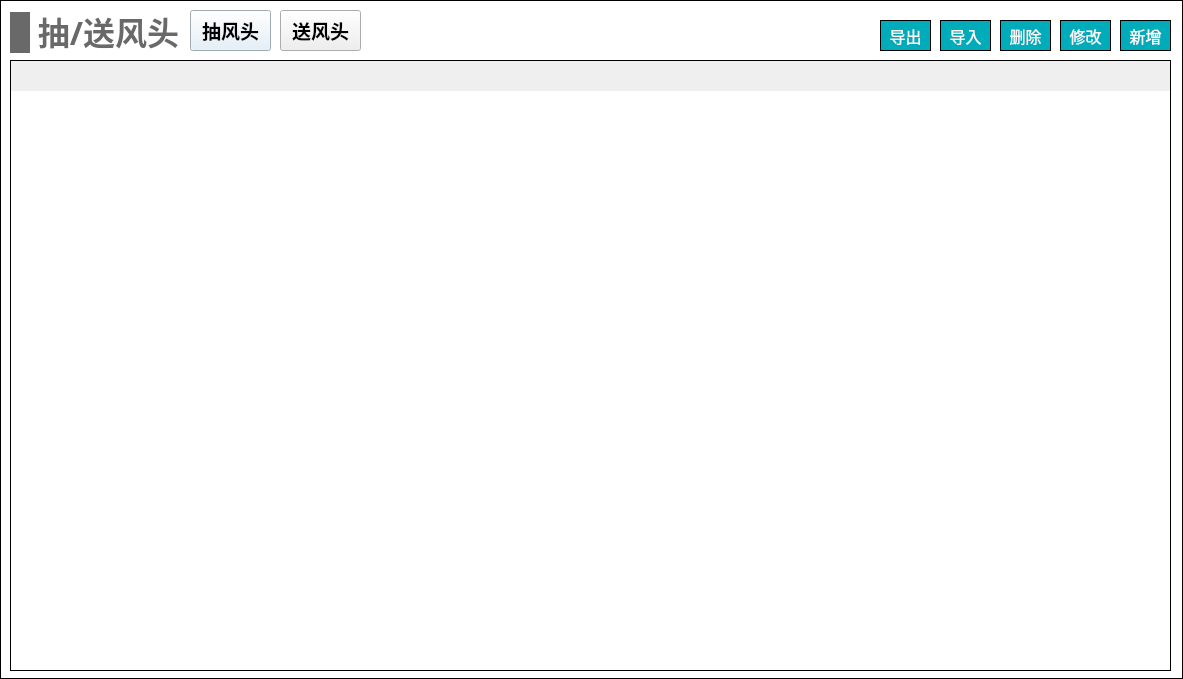
<?xml version="1.0" encoding="UTF-8"?>
<ui version="4.0">
 <class>Widget_Pump_Send_inputTable</class>
 <widget class="QWidget" name="Widget_Pump_Send_inputTable">
  <property name="geometry">
   <rect>
    <x>0</x>
    <y>0</y>
    <width>1183</width>
    <height>679</height>
   </rect>
  </property>
  <property name="windowTitle">
   <string>Form</string>
  </property>
  <property name="styleSheet">
   <string notr="true">#Widget_Pump_Send_inputTable
{
	border: 1px solid #000000;
	background-color: rgb(255, 255, 255);
}</string>
  </property>
  <widget class="QPushButton" name="pushButton_send">
   <property name="geometry">
    <rect>
     <x>280</x>
     <y>10</y>
     <width>81</width>
     <height>41</height>
    </rect>
   </property>
   <property name="font">
    <font>
     <pointsize>14</pointsize>
     <bold>true</bold>
    </font>
   </property>
   <property name="styleSheet">
    <string notr="true"/>
   </property>
   <property name="text">
    <string>送风头</string>
   </property>
  </widget>
  <widget class="QPushButton" name="pushButton_add">
   <property name="geometry">
    <rect>
     <x>1120</x>
     <y>20</y>
     <width>51</width>
     <height>31</height>
    </rect>
   </property>
   <property name="font">
    <font>
     <family>黑体</family>
     <pointsize>12</pointsize>
    </font>
   </property>
   <property name="styleSheet">
    <string notr="true">QPushButton
{
	color:#ffffff; /*文字颜色*/
    background-color: #00ACB9;/*背景色*/
    border-radius:0px; /*边框倒角*/
	border: 1px solid #000000;
}


QPushButton:hover 
{
background-color: rgb(0,142,153);
color: white;
}</string>
   </property>
   <property name="text">
    <string>新增</string>
   </property>
  </widget>
  <widget class="QPushButton" name="pushButton_del">
   <property name="geometry">
    <rect>
     <x>1000</x>
     <y>20</y>
     <width>51</width>
     <height>31</height>
    </rect>
   </property>
   <property name="font">
    <font>
     <family>黑体</family>
     <pointsize>12</pointsize>
    </font>
   </property>
   <property name="styleSheet">
    <string notr="true">QPushButton
{
	color:#ffffff; /*文字颜色*/
    background-color: #00ACB9;/*背景色*/
    border-radius:0px; /*边框倒角*/
	border: 1px solid #000000;
}


QPushButton:hover 
{
background-color: rgb(0,142,153);
color: white;
}</string>
   </property>
   <property name="text">
    <string>删除</string>
   </property>
  </widget>
  <widget class="QPushButton" name="pushButton_revise">
   <property name="geometry">
    <rect>
     <x>1060</x>
     <y>20</y>
     <width>51</width>
     <height>31</height>
    </rect>
   </property>
   <property name="font">
    <font>
     <family>黑体</family>
     <pointsize>12</pointsize>
    </font>
   </property>
   <property name="styleSheet">
    <string notr="true">QPushButton
{
	color:#ffffff; /*文字颜色*/
    background-color: #00ACB9;/*背景色*/
    border-radius:0px; /*边框倒角*/
	border: 1px solid #000000;
}


QPushButton:hover 
{
background-color: rgb(0,142,153);
color: white;
}</string>
   </property>
   <property name="text">
    <string>修改</string>
   </property>
  </widget>
  <widget class="QPushButton" name="pushButton_pump">
   <property name="geometry">
    <rect>
     <x>190</x>
     <y>10</y>
     <width>81</width>
     <height>41</height>
    </rect>
   </property>
   <property name="baseSize">
    <size>
     <width>0</width>
     <height>0</height>
    </size>
   </property>
   <property name="font">
    <font>
     <pointsize>14</pointsize>
     <bold>true</bold>
    </font>
   </property>
   <property name="styleSheet">
    <string notr="true">QPushButton { background-color: #E0EEF9; }</string>
   </property>
   <property name="text">
    <string>抽风头</string>
   </property>
  </widget>
  <widget class="QStackedWidget" name="stackedWidget">
   <property name="geometry">
    <rect>
     <x>10</x>
     <y>60</y>
     <width>1161</width>
     <height>611</height>
    </rect>
   </property>
   <property name="currentIndex">
    <number>1</number>
   </property>
   <widget class="QWidget" name="page_noi">
    <widget class="QStackedWidget" name="stackedWidget_noi">
     <property name="geometry">
      <rect>
       <x>0</x>
       <y>0</y>
       <width>1161</width>
       <height>611</height>
      </rect>
     </property>
     <widget class="QWidget" name="page_noi_pump">
      <widget class="QTableWidget" name="tableWidget_noi_pump">
       <property name="geometry">
        <rect>
         <x>0</x>
         <y>0</y>
         <width>1161</width>
         <height>611</height>
        </rect>
       </property>
       <property name="focusPolicy">
        <enum>Qt::NoFocus</enum>
       </property>
       <property name="layoutDirection">
        <enum>Qt::LeftToRight</enum>
       </property>
       <property name="styleSheet">
        <string notr="true">/*设置标题(包括垂直+水平的)*/
QHeaderView
{							
	
	font-size: 15px;				/*字大小*/
	font-family: '黑体';
	/*border: 1px solid #B4B4B4;*/
	border:none;
    /*border-bottom: 2px solid #999999; */		/*下边框颜色*/
    /*background: #9DC6E6;*/				/*背景浅蓝色*/ 
	min-height:30px;
	text-align: center;	       
}


/*设置标题(水平的)*/
QHeaderView::section:horizontal { 					
        border: 1px solid #AFAFAF; 			/*间隔颜色*/
	    border-bottom: 2px solid #999999; 							
        color: black;
        background: #9DC6E6;
}

/*设置鼠标停留状态*/
QHeaderView::section:horizontal:hover 
{			
        color: black;							/*字体白色*/
        background: #82AFC9;				/*背景深蓝色*/
}

/*设置鼠标按下状态*/
QHeaderView::section:horizontal:pressed 
{			
        color: black;
        background: #82AFC9;
		border-bottom: 3px solid #037BFC;				
}


QTableWidget 
{
		font-size: 14px;				/*10榜*/
		font-family: '黑体';				
		color : black;				
        border: 1px solid #000000;		
        background: white;
        gridline-color: #E0E0E0;	
        text-align: center;	
        outline:0px;			/*禁止焦点*/
}

/*设置选中的视图项*/
QTableWidget::item:selected
{				    
		border: 2px solid #0398FC;	
        color : black;				
}</string>
       </property>
       <property name="frameShape">
        <enum>QFrame::StyledPanel</enum>
       </property>
      </widget>
     </widget>
     <widget class="QWidget" name="page_noi_send">
      <widget class="QTableWidget" name="tableWidget_noi_send">
       <property name="geometry">
        <rect>
         <x>0</x>
         <y>0</y>
         <width>1161</width>
         <height>611</height>
        </rect>
       </property>
       <property name="focusPolicy">
        <enum>Qt::NoFocus</enum>
       </property>
       <property name="layoutDirection">
        <enum>Qt::LeftToRight</enum>
       </property>
       <property name="styleSheet">
        <string notr="true">/*设置标题(包括垂直+水平的)*/
QHeaderView
{							
	
	font-size: 15px;				/*字大小*/
	font-family: '黑体';
	/*border: 1px solid #B4B4B4;*/
	border:none;
    /*border-bottom: 2px solid #999999; */		/*下边框颜色*/
    /*background: #9DC6E6;*/				/*背景浅蓝色*/ 
	min-height:30px;
	text-align: center;	       
}


/*设置标题(水平的)*/
QHeaderView::section:horizontal { 					
        border: 1px solid #AFAFAF; 			/*间隔颜色*/
	    border-bottom: 2px solid #999999; 							
        color: black;
        background: #9DC6E6;
}

/*设置鼠标停留状态*/
QHeaderView::section:horizontal:hover 
{			
        color: black;							/*字体白色*/
        background: #82AFC9;				/*背景深蓝色*/
}

/*设置鼠标按下状态*/
QHeaderView::section:horizontal:pressed 
{			
        color: black;
        background: #82AFC9;
		border-bottom: 3px solid #037BFC;				
}


QTableWidget 
{
		font-size: 14px;				/*10榜*/
		font-family: '黑体';				
		color : black;				
        border: 1px solid #000000;		
        background: white;
        gridline-color: #E0E0E0;	
        text-align: center;	
        outline:0px;			/*禁止焦点*/
}

/*设置选中的视图项*/
QTableWidget::item:selected
{				    
		border: 2px solid #0398FC;	
        color : black;				
}</string>
       </property>
       <property name="frameShape">
        <enum>QFrame::StyledPanel</enum>
       </property>
      </widget>
     </widget>
    </widget>
   </widget>
   <widget class="QWidget" name="page_atten">
    <widget class="QStackedWidget" name="stackedWidget_atten">
     <property name="geometry">
      <rect>
       <x>0</x>
       <y>0</y>
       <width>1161</width>
       <height>611</height>
      </rect>
     </property>
     <widget class="QWidget" name="page_atten_pump">
      <widget class="QTableWidget" name="tableWidget_atten_pump">
       <property name="geometry">
        <rect>
         <x>0</x>
         <y>0</y>
         <width>1161</width>
         <height>611</height>
        </rect>
       </property>
       <property name="focusPolicy">
        <enum>Qt::NoFocus</enum>
       </property>
       <property name="layoutDirection">
        <enum>Qt::LeftToRight</enum>
       </property>
       <property name="styleSheet">
        <string notr="true">/*设置标题(包括垂直+水平的)*/
QHeaderView
{							
	
	font-size: 15px;				/*字大小*/
	font-family: '黑体';
	/*border: 1px solid #B4B4B4;*/
	border:none;
    /*border-bottom: 2px solid #999999; */		/*下边框颜色*/
    /*background: #9DC6E6;*/				/*背景浅蓝色*/ 
	min-height:30px;
	text-align: center;	       
}


/*设置标题(水平的)*/
QHeaderView::section:horizontal { 					
        border: 1px solid #AFAFAF; 			/*间隔颜色*/
	    border-bottom: 2px solid #999999; 							
        color: black;
        background: #9DC6E6;
}

/*设置鼠标停留状态*/
QHeaderView::section:horizontal:hover 
{			
        color: black;							/*字体白色*/
        background: #82AFC9;				/*背景深蓝色*/
}

/*设置鼠标按下状态*/
QHeaderView::section:horizontal:pressed 
{			
        color: black;
        background: #82AFC9;
		border-bottom: 3px solid #037BFC;				
}


QTableWidget 
{
		font-size: 14px;				/*10榜*/
		font-family: '黑体';				
		color : black;				
        border: 1px solid #000000;		
        background: white;
        gridline-color: #E0E0E0;	
        text-align: center;	
        outline:0px;			/*禁止焦点*/
}

/*设置选中的视图项*/
QTableWidget::item:selected
{				    
		border: 2px solid #0398FC;	
        color : black;				
}</string>
       </property>
       <property name="frameShape">
        <enum>QFrame::StyledPanel</enum>
       </property>
      </widget>
     </widget>
     <widget class="QWidget" name="page_atten_send">
      <widget class="QTableWidget" name="tableWidget_atten_send">
       <property name="geometry">
        <rect>
         <x>0</x>
         <y>0</y>
         <width>1161</width>
         <height>611</height>
        </rect>
       </property>
       <property name="focusPolicy">
        <enum>Qt::NoFocus</enum>
       </property>
       <property name="layoutDirection">
        <enum>Qt::LeftToRight</enum>
       </property>
       <property name="styleSheet">
        <string notr="true">/*设置标题(包括垂直+水平的)*/
QHeaderView
{							
	
	font-size: 15px;				/*字大小*/
	font-family: '黑体';
	/*border: 1px solid #B4B4B4;*/
	border:none;
    /*border-bottom: 2px solid #999999; */		/*下边框颜色*/
    /*background: #9DC6E6;*/				/*背景浅蓝色*/ 
	min-height:30px;
	text-align: center;	       
}


/*设置标题(水平的)*/
QHeaderView::section:horizontal { 					
        border: 1px solid #AFAFAF; 			/*间隔颜色*/
	    border-bottom: 2px solid #999999; 							
        color: black;
        background: #9DC6E6;
}

/*设置鼠标停留状态*/
QHeaderView::section:horizontal:hover 
{			
        color: black;							/*字体白色*/
        background: #82AFC9;				/*背景深蓝色*/
}

/*设置鼠标按下状态*/
QHeaderView::section:horizontal:pressed 
{			
        color: black;
        background: #82AFC9;
		border-bottom: 3px solid #037BFC;				
}


QTableWidget 
{
		font-size: 14px;				/*10榜*/
		font-family: '黑体';				
		color : black;				
        border: 1px solid #000000;		
        background: white;
        gridline-color: #E0E0E0;	
        text-align: center;	
        outline:0px;			/*禁止焦点*/
}

/*设置选中的视图项*/
QTableWidget::item:selected
{				    
		border: 2px solid #0398FC;	
        color : black;				
}</string>
       </property>
       <property name="frameShape">
        <enum>QFrame::StyledPanel</enum>
       </property>
      </widget>
     </widget>
    </widget>
   </widget>
   <widget class="QWidget" name="page_refl">
    <widget class="QStackedWidget" name="stackedWidget_refl">
     <property name="geometry">
      <rect>
       <x>0</x>
       <y>0</y>
       <width>1161</width>
       <height>611</height>
      </rect>
     </property>
     <widget class="QWidget" name="page_refl_pump">
      <widget class="QTableWidget" name="tableWidget_refl_pump">
       <property name="geometry">
        <rect>
         <x>0</x>
         <y>0</y>
         <width>1161</width>
         <height>611</height>
        </rect>
       </property>
       <property name="focusPolicy">
        <enum>Qt::NoFocus</enum>
       </property>
       <property name="layoutDirection">
        <enum>Qt::LeftToRight</enum>
       </property>
       <property name="styleSheet">
        <string notr="true">/*设置标题(包括垂直+水平的)*/
QHeaderView
{							
	
	font-size: 15px;				/*字大小*/
	font-family: '黑体';
	/*border: 1px solid #B4B4B4;*/
	border:none;
    /*border-bottom: 2px solid #999999; */		/*下边框颜色*/
    /*background: #9DC6E6;*/				/*背景浅蓝色*/ 
	min-height:30px;
	text-align: center;	       
}


/*设置标题(水平的)*/
QHeaderView::section:horizontal { 					
        border: 1px solid #AFAFAF; 			/*间隔颜色*/
	    border-bottom: 2px solid #999999; 							
        color: black;
        background: #9DC6E6;
}

/*设置鼠标停留状态*/
QHeaderView::section:horizontal:hover 
{			
        color: black;							/*字体白色*/
        background: #82AFC9;				/*背景深蓝色*/
}

/*设置鼠标按下状态*/
QHeaderView::section:horizontal:pressed 
{			
        color: black;
        background: #82AFC9;
		border-bottom: 3px solid #037BFC;				
}


QTableWidget 
{
		font-size: 14px;				/*10榜*/
		font-family: '黑体';				
		color : black;				
        border: 1px solid #000000;		
        background: white;
        gridline-color: #E0E0E0;	
        text-align: center;	
        outline:0px;			/*禁止焦点*/
}

/*设置选中的视图项*/
QTableWidget::item:selected
{				    
		border: 2px solid #0398FC;	
        color : black;				
}</string>
       </property>
       <property name="frameShape">
        <enum>QFrame::StyledPanel</enum>
       </property>
      </widget>
     </widget>
     <widget class="QWidget" name="page_refl_send">
      <widget class="QTableWidget" name="tableWidget_refl_send">
       <property name="geometry">
        <rect>
         <x>0</x>
         <y>0</y>
         <width>1161</width>
         <height>611</height>
        </rect>
       </property>
       <property name="focusPolicy">
        <enum>Qt::NoFocus</enum>
       </property>
       <property name="layoutDirection">
        <enum>Qt::LeftToRight</enum>
       </property>
       <property name="styleSheet">
        <string notr="true">/*设置标题(包括垂直+水平的)*/
QHeaderView
{							
	
	font-size: 15px;				/*字大小*/
	font-family: '黑体';
	/*border: 1px solid #B4B4B4;*/
	border:none;
    /*border-bottom: 2px solid #999999; */		/*下边框颜色*/
    /*background: #9DC6E6;*/				/*背景浅蓝色*/ 
	min-height:30px;
	text-align: center;	       
}


/*设置标题(水平的)*/
QHeaderView::section:horizontal { 					
        border: 1px solid #AFAFAF; 			/*间隔颜色*/
	    border-bottom: 2px solid #999999; 							
        color: black;
        background: #9DC6E6;
}

/*设置鼠标停留状态*/
QHeaderView::section:horizontal:hover 
{			
        color: black;							/*字体白色*/
        background: #82AFC9;				/*背景深蓝色*/
}

/*设置鼠标按下状态*/
QHeaderView::section:horizontal:pressed 
{			
        color: black;
        background: #82AFC9;
		border-bottom: 3px solid #037BFC;				
}


QTableWidget 
{
		font-size: 14px;				/*10榜*/
		font-family: '黑体';				
		color : black;				
        border: 1px solid #000000;		
        background: white;
        gridline-color: #E0E0E0;	
        text-align: center;	
        outline:0px;			/*禁止焦点*/
}

/*设置选中的视图项*/
QTableWidget::item:selected
{				    
		border: 2px solid #0398FC;	
        color : black;				
}</string>
       </property>
       <property name="frameShape">
        <enum>QFrame::StyledPanel</enum>
       </property>
      </widget>
     </widget>
    </widget>
   </widget>
  </widget>
  <widget class="QWidget" name="layoutWidget_24">
   <property name="geometry">
    <rect>
     <x>10</x>
     <y>10</y>
     <width>171</width>
     <height>45</height>
    </rect>
   </property>
   <layout class="QHBoxLayout" name="horizontalLayout_37">
    <item>
     <widget class="QLabel" name="label_54">
      <property name="minimumSize">
       <size>
        <width>20</width>
        <height>41</height>
       </size>
      </property>
      <property name="maximumSize">
       <size>
        <width>20</width>
        <height>41</height>
       </size>
      </property>
      <property name="styleSheet">
       <string notr="true">QLabel { 
border: none; 
background-color : rgb(105, 105, 105);
}</string>
      </property>
      <property name="text">
       <string/>
      </property>
     </widget>
    </item>
    <item>
     <widget class="QLabel" name="label_55">
      <property name="font">
       <font>
        <family>Microsoft YaHei</family>
        <pointsize>24</pointsize>
        <bold>true</bold>
       </font>
      </property>
      <property name="styleSheet">
       <string notr="true">QLabel { 
border: none; 
color : rgb(105, 105, 105);
}</string>
      </property>
      <property name="text">
       <string>抽/送风头</string>
      </property>
      <property name="alignment">
       <set>Qt::AlignBottom|Qt::AlignHCenter</set>
      </property>
     </widget>
    </item>
   </layout>
  </widget>
  <widget class="QPushButton" name="pushButton_input">
   <property name="geometry">
    <rect>
     <x>940</x>
     <y>20</y>
     <width>51</width>
     <height>31</height>
    </rect>
   </property>
   <property name="font">
    <font>
     <family>黑体</family>
     <pointsize>12</pointsize>
    </font>
   </property>
   <property name="styleSheet">
    <string notr="true">QPushButton
{
	color:#ffffff; /*文字颜色*/
    background-color: #00ACB9;/*背景色*/
    border-radius:0px; /*边框倒角*/
	border: 1px solid #000000;
}


QPushButton:hover 
{
background-color: rgb(0,142,153);
color: white;
}</string>
   </property>
   <property name="text">
    <string>导入</string>
   </property>
  </widget>
  <widget class="QPushButton" name="pushButton_output">
   <property name="geometry">
    <rect>
     <x>880</x>
     <y>20</y>
     <width>51</width>
     <height>31</height>
    </rect>
   </property>
   <property name="font">
    <font>
     <family>黑体</family>
     <pointsize>12</pointsize>
    </font>
   </property>
   <property name="styleSheet">
    <string notr="true">QPushButton
{
	color:#ffffff; /*文字颜色*/
    background-color: #00ACB9;/*背景色*/
    border-radius:0px; /*边框倒角*/
	border: 1px solid #000000;
}


QPushButton:hover 
{
background-color: rgb(0,142,153);
color: white;
}</string>
   </property>
   <property name="text">
    <string>导出</string>
   </property>
  </widget>
 </widget>
 <resources/>
 <connections/>
</ui>
